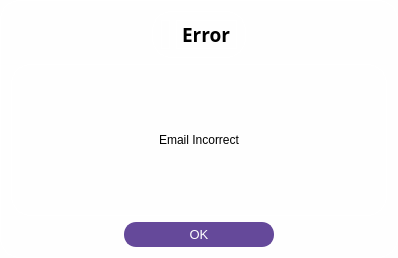
<?xml version="1.0" encoding="UTF-8"?>
<ui version="4.0">
 <class>Dialog</class>
 <widget class="QDialog" name="Dialog">
  <property name="geometry">
   <rect>
    <x>0</x>
    <y>0</y>
    <width>398</width>
    <height>258</height>
   </rect>
  </property>
  <property name="windowTitle">
   <string>Error</string>
  </property>
  <property name="styleSheet">
   <string notr="true">background:rgb(254,254,254);
border:1px solid white;
border-radius:20px;</string>
  </property>
  <layout class="QVBoxLayout" name="verticalLayout">
   <item alignment="Qt::AlignHCenter|Qt::AlignTop">
    <widget class="QWidget" name="widget" native="true">
     <layout class="QHBoxLayout" name="horizontalLayout">
      <item>
       <widget class="QLabel" name="img_lbl">
        <property name="text">
         <string/>
        </property>
        <property name="pixmap">
         <pixmap>images/warning (1).png</pixmap>
        </property>
       </widget>
      </item>
      <item>
       <widget class="QLabel" name="title_lbl">
        <property name="sizePolicy">
         <sizepolicy hsizetype="Expanding" vsizetype="Preferred">
          <horstretch>0</horstretch>
          <verstretch>0</verstretch>
         </sizepolicy>
        </property>
        <property name="font">
         <font>
          <family>Gilroy ExtraBold</family>
          <pointsize>14</pointsize>
          <weight>75</weight>
          <bold>true</bold>
         </font>
        </property>
        <property name="text">
         <string>Error</string>
        </property>
       </widget>
      </item>
     </layout>
    </widget>
   </item>
   <item>
    <widget class="QLabel" name="message_lbl">
     <property name="sizePolicy">
      <sizepolicy hsizetype="Preferred" vsizetype="Expanding">
       <horstretch>0</horstretch>
       <verstretch>0</verstretch>
      </sizepolicy>
     </property>
     <property name="text">
      <string>Email Incorrect</string>
     </property>
     <property name="alignment">
      <set>Qt::AlignCenter</set>
     </property>
     <property name="wordWrap">
      <bool>true</bool>
     </property>
    </widget>
   </item>
   <item alignment="Qt::AlignHCenter">
    <widget class="QPushButton" name="pushButton">
     <property name="sizePolicy">
      <sizepolicy hsizetype="Fixed" vsizetype="Fixed">
       <horstretch>0</horstretch>
       <verstretch>0</verstretch>
      </sizepolicy>
     </property>
     <property name="minimumSize">
      <size>
       <width>150</width>
       <height>25</height>
      </size>
     </property>
     <property name="maximumSize">
      <size>
       <width>200</width>
       <height>16777215</height>
      </size>
     </property>
     <property name="font">
      <font>
       <family>Nirmala UI</family>
       <pointsize>10</pointsize>
      </font>
     </property>
     <property name="styleSheet">
      <string notr="true">QPushButton { 
	background:rgb(101, 73, 154); 
	color:white;
	border: 2px solid rgb(101, 73, 154);
	border-radius: 12px;
 }
QPushButton:hover { 
	background:rgb(110, 80, 170);
	border: 2px solid rgb(110, 80, 170);
}
</string>
     </property>
     <property name="text">
      <string>OK</string>
     </property>
     <property name="icon">
      <iconset>
       <normaloff>images/tick.png</normaloff>images/tick.png</iconset>
     </property>
    </widget>
   </item>
  </layout>
 </widget>
 <resources/>
 <connections/>
</ui>
